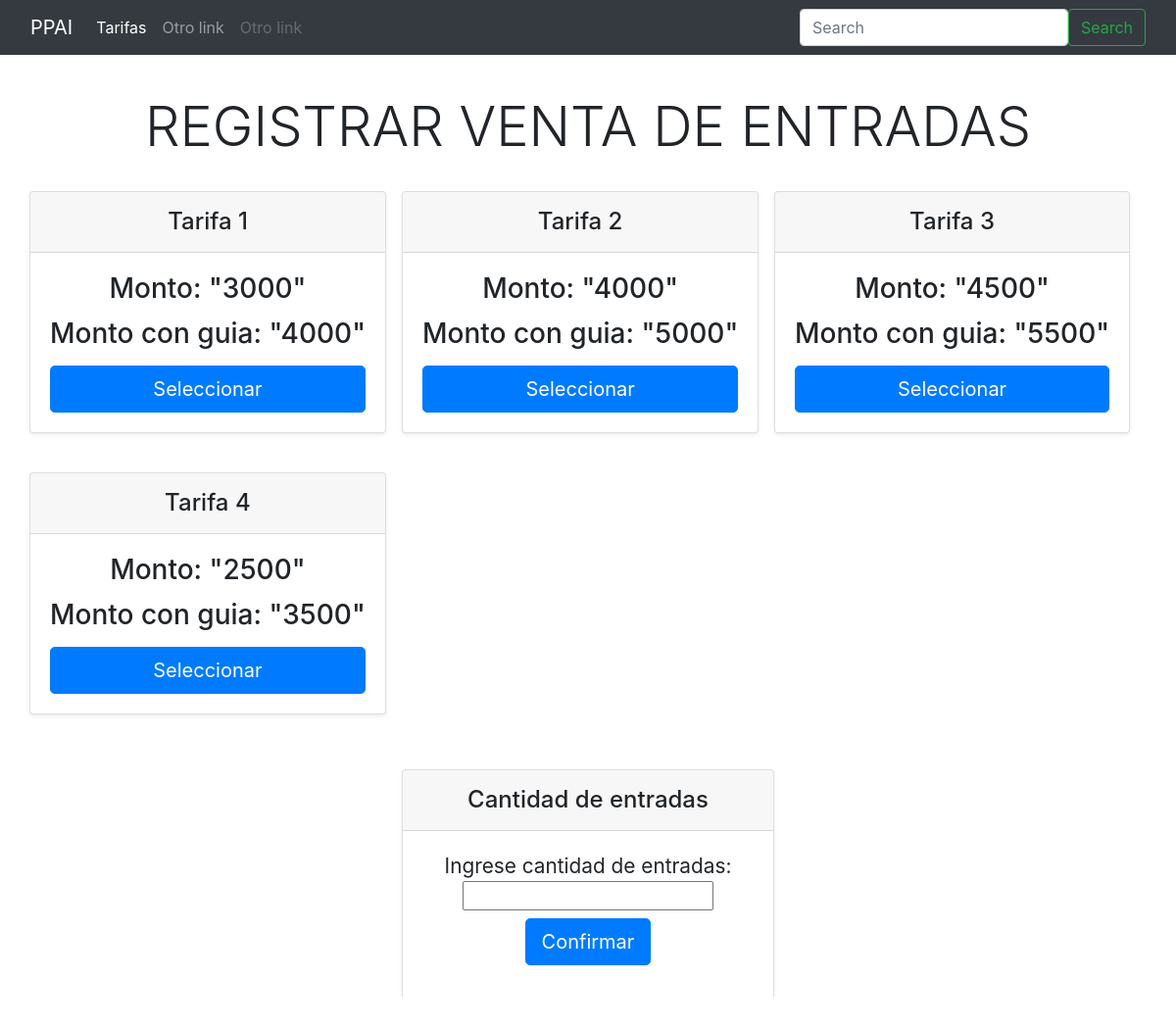
/index/, run on an earlier commit of the app's database.
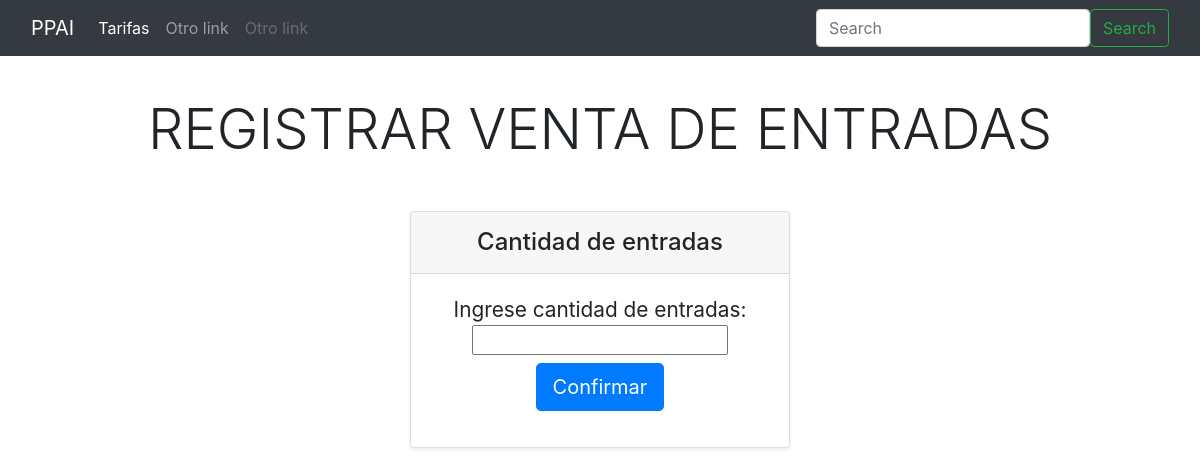
And on a later commit of the database.
### myApp/models/Tarifa.py (models this page shows, shortened)
class Tarifa(models.Model):
    fechaFinVigencia = models.DateField()
    fechaInicioVigencia= models.DateField()
    monto = models.IntegerField()
    montoAdicionalGuia = models.IntegerField()
    tipoEntrada = models.ForeignKey(TipoEntrada, on_delete=models.CASCADE, null=True)
    tipoVisita = models.ForeignKey(TipoVisita, on_delete=models.CASCADE, null=True)
    def fechaInicioVigencia(self,x):
        self.fechaInicioVigencia = x

### registrarventadeentrada/views.py (the view)
# urls.py: path('index/', local_views.index),
def index(request):
    return render(
        request,
        'tarifas/main.html', {'tarifas' : app_views.getTarifas()}
    )

### myApp/templatetags/tarifa_tags.py (called while the page is built)
@register.simple_tag
def add(a, b):
    return a+b

### myApp/views.py (called while the page is built)
def getTarifas():
    tarifa = Tarifa.objects.all()
    return tarifa

### myApp/templates/tarifas/main.html (shortened to what this page needs)
{% extends "template.html" %}
{% if tarifas %}
    {% block first_screen %}
        {%include "tarifas/atomic/tarifas.html"%}
    {% endblock %}
{% elif form %}
    {% block second_screen %}
        {%include "tarifas/atomic/ctdadEntradas.html"%}
    {% endblock %}
{% elif idPost %}
    {% block third_screen %}
        {%include "tarifas/atomic/detalleEntradas.html"%}
    {% endblock %}
{% endif %}

### myApp/templates/tarifas/atomic/tarifas.html (shortened to what this page needs)
{%load tarifa_tags%}
<div class="container">
  <div class="row row-cols-md-3 mb-3 text-center">
    {%for tarifa in tarifas%}
    <form action="/ctdadEntradas" method="POST">
    <div class="d-flex justify-content-between">
      <div class="card mb-4 rounded-3 shadow-sm">
        <div class="card-header py-3">
          <h4 class="my-0 fw-normal">Tarifa {{tarifa.id}}</h4>
        </div>
        <div class="card-body">
          <h3 class="card-title pricing-card-title">
            Monto: "{{tarifa.monto}}"
          </h3>
          <h3 class="card-title pricing-card-title">
            Monto con guia: "{% add tarifa.monto tarifa.montoAdicionalGuia %}"
          </h3>
          <button type="submit" class="w-100 btn btn-lg btn-primary">
            Seleccionar
          </button>
        </div>
      </div>
    </div>
    </form>
    {%endfor%}
  </div>
</div>

What changed in the data, as far as the page shows it:
removed Tarifa: id "1", monto "3000", monto+montoAdicionalGuia "4000"
removed Tarifa: id "2", monto "4000", monto+montoAdicionalGuia "5000"
removed Tarifa: id "3", monto "4500", monto+montoAdicionalGuia "5500"
removed Tarifa: id "4", monto "2500", monto+montoAdicionalGuia "3500"
